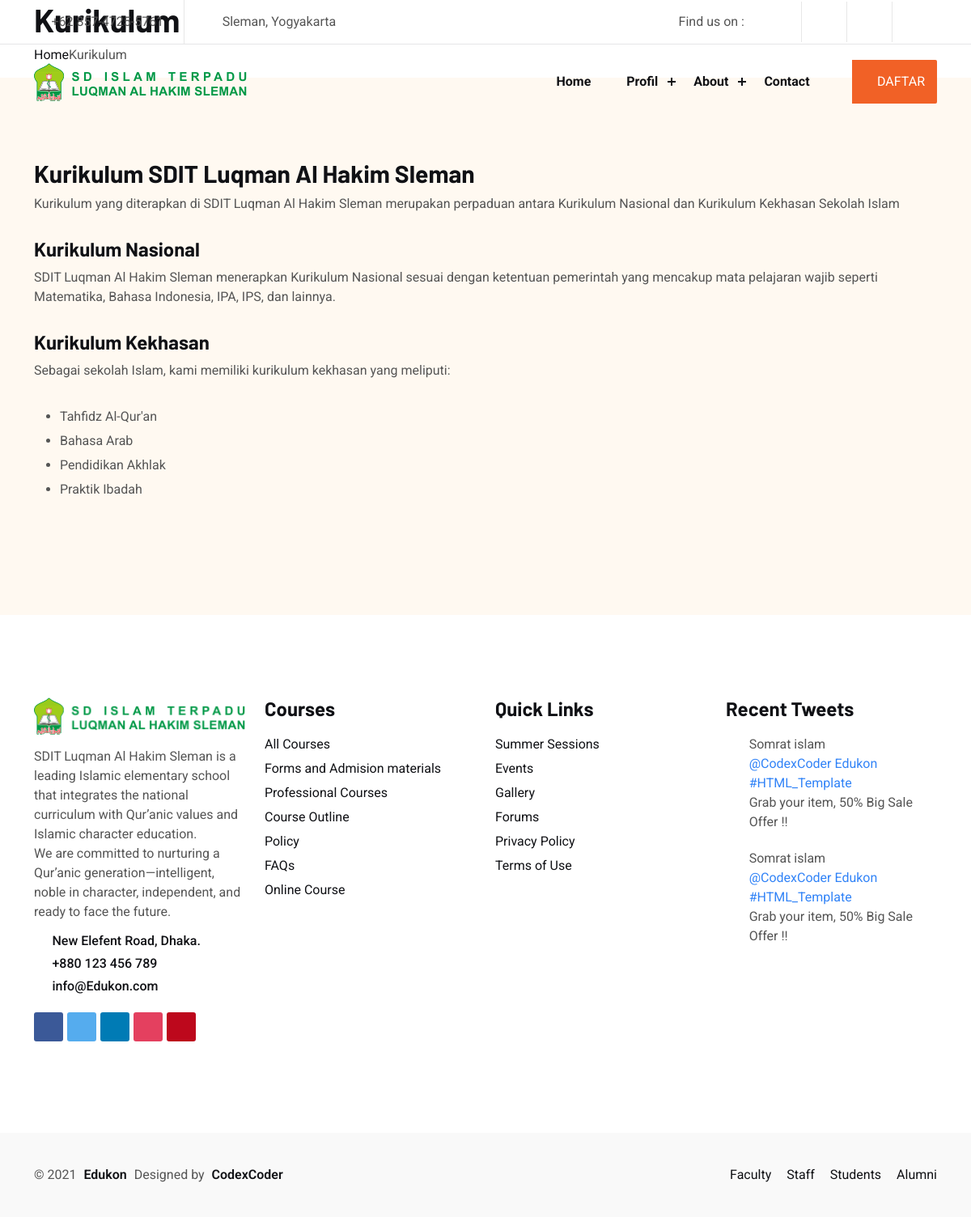
The app's page /profil_kurikulum.php with its own data.
### tables this page shows
CREATE TABLE `kurikulum` (
  `id` int(11) NOT NULL AUTO_INCREMENT,
  `judul` varchar(255) NOT NULL,
  `deskripsi` text NOT NULL,
  `konten` text NOT NULL,
  `updated_at` timestamp NOT NULL DEFAULT current_timestamp() ON UPDATE current_timestamp(),
  PRIMARY KEY (`id`)
);

### profil_kurikulum.php (the view, shortened to what this page needs)
<?php
include 'config/database.php';
$query = "SELECT * FROM kurikulum WHERE id = 1";
$result = mysqli_query($conn, $query);
$data = mysqli_fetch_assoc($result);
?>
<!DOCTYPE html>
<html lang="en">
<head>
    <link rel="stylesheet" href="assets/css/animate.css">
    <link rel="stylesheet" href="assets/css/bootstrap.min.css">
    <link rel="stylesheet" href="assets/css/icofont.min.css">
    <link rel="stylesheet" href="assets/css/swiper.min.css">
    <link rel="stylesheet" href="assets/css/lightcase.css">
    <link rel="stylesheet" href="assets/css/style.css">
</head>
<body>
    <?php include 'header.php'; ?>
    <section class="page-header-section style-1">
        <div class="container">
            <div class="page-header-content">
                <div class="page-header-inner">
                    <div class="page-title">
                        <h2>Kurikulum</h2>
                    </div>
                    <ol class="breadcrumb">
                        <li><a href="index.php">Home</a></li>
                        <li class="active">Kurikulum</li>
                    </ol>
                </div>
            </div>
        </div>
    </section>
    <div class="course-single-section padding-tb section-bg">
        <div class="container">
            <div class="row justify-content-center">
                <div class="col-lg-12">
                    <div class="main-part">
                        <div class="course-item">
                            <div class="course-inner">
                                <div class="course-content">
                                    <h3><?php echo $data['judul']; ?></h3>
                                    <p><?php echo $data['deskripsi']; ?></p>
                                    <?php echo $data['konten']; ?>
                                </div>
                            </div>
                        </div>
                    </div>
                </div>
            </div>
        </div>
    </div>
    <?php include 'footer.php'; ?>
</body>
</html>

### records on screen
kurikulum: judul "Kurikulum SDIT Luqman Al Hakim Sleman", deskripsi "Kurikulum yang diterapkan di SDIT Luqman Al Hakim Sleman merupakan perpaduan antara Kurikulum Nasional dan Kurikulum Kekhasan Sekolah Islam", konten "Kurikulum Nasional SDIT Luqman Al Hakim Sleman menerapkan Kurikulum Nasional sesuai dengan ketentuan pemerintah yang mencakup mata pelajaran wajib seperti Matematika, Bahasa Indonesia, IPA, IPS, dan lainnya. Kurikulum Kekhasan Sebagai sekolah Islam, kami memiliki kurikulum kekhasan yang meliputi: Tahfidz Al-Qur'an Bahasa Arab Pendidikan Akhlak Praktik Ibadah"
